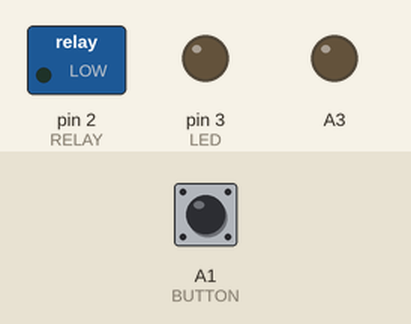
Simulated run of this sketch. Board: Arduino Uno, built with avr-gcc and run on an emulated ATmega328P. Shown: switched loads named in the sketch (green lamp = pin HIGH), output pins drawn as LEDs (lit = HIGH). Inputs (shaded band) come from the test bench; at power-on: A1 (BUTTON) HIGH. Sleep ends after the set time or at an interrupt; no radio packets arrive unless stated; what the sketch prints to the serial monitor is not drawn.

Above: at 4.1 s.
At 8.22 s:
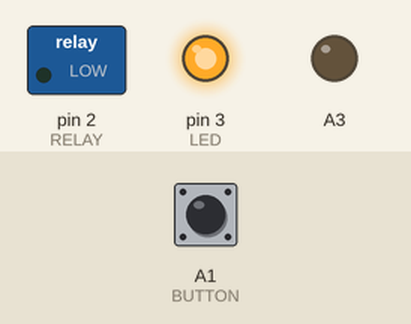
Timing chart, 0 to 10.7 s (numbered marks = the images above):
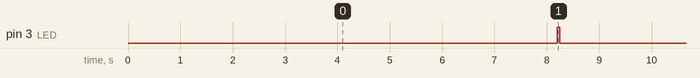

Measured:
- by itself, pin 3 (LED): alternates HIGH for 0.05 s and LOW for 8.1 s

The sketch:

spring.ino
```cpp
// (licence header left out)
#include <SPI.h>
#include <nRF24L01.h>
#include <RF24.h>
#include <avr/sleep.h>
#include <avr/wdt.h>
#include <avr/power.h>

#define LED 3
#define RELAY 2
#define BUTTON A1
#define HW685 A0

#define CE 9
#define CSN 10

bool DEBUG = 0;

RF24 radio(CE, CSN);

const byte address[6] = "13789";

const int DEBUG_FREQ = 5000;
const int BLINK_DUR = 50;
const int BLINK_FREQ = 1000;
const int N = 16;

unsigned long last_tx, last_blink;

// --- Sleep/WDT globals ---
volatile bool watchdogFired = false;
ISR(WDT_vect) { watchdogFired = true; }

const unsigned long SLEEP_CYCLES = 5400; // 12h / 8s
unsigned long sleepCounter = 0;

void setupWatchdog() {
  MCUSR = 0;
  WDTCSR |= (1 << WDCE) | (1 << WDE);   // enable config
  WDTCSR = (1 << WDIE) | (1 << WDP3) | (1 << WDP0); // 8s, interrupt mode
}

void goToSleep() {
  // Disable ADC
  ADCSRA &= ~(1 << ADEN);
  // Disable peripherals to save power
  power_adc_disable();
  power_spi_disable();
  power_twi_disable();
  power_timer0_disable();
  power_timer1_disable();
  power_timer2_disable();

  set_sleep_mode(SLEEP_MODE_PWR_DOWN);
  cli();
  sleep_enable();
  sleep_bod_disable(); // turn off brown-out detector
  sei();
  sleep_cpu();

  // --- wake up here ---
  sleep_disable();

  // Re-enable ADC & peripherals when awake
  power_all_enable();
  ADCSRA |= (1 << ADEN);
}

void setup() {
  Serial.begin(115200);

  Serial.println("Remote Spring Monitor - rev 1");
  Serial.println("https://www.mileshilliard.com");
  Serial.println("Copyright 2025 Miles Hilliard");

  pinMode(LED, OUTPUT);
  pinMode(RELAY, OUTPUT);
  pinMode(BUTTON, INPUT_PULLUP);
  pinMode(HW685, INPUT);

  pinMode(A3, OUTPUT);
  digitalWrite(A3, LOW);  // enable button functionality (v-gnd)

  // Set unused pins to INPUT_PULLUP to avoid floating
  uint8_t unusedPins[] = {4, 5, 6, 7, 8};
  for (uint8_t i = 0; i < sizeof(unusedPins); i++) {
    pinMode(unusedPins[i], INPUT_PULLUP);
  }

  if (digitalRead(BUTTON) == LOW) {
    DEBUG = 1;
  }

  Serial.print("Radio begin...");
  radio.begin();
  radio.openWritingPipe(address);
  radio.setPALevel(RF24_PA_MAX);
  radio.setChannel(76);
  radio.setDataRate(RF24_250KBPS);
  radio.setCRCLength(RF24_CRC_16);
  radio.enableDynamicPayloads();
  radio.enableAckPayload();
  radio.setRetries(5, 15);
  radio.setAutoAck(true);
  radio.stopListening();
  Serial.println("ok");

  if (DEBUG) {
    debug_init();
  }

  setupWatchdog();
}

void loop() {
  if (!DEBUG) {
    // Sleep loop
    if (sleepCounter >= SLEEP_CYCLES) {
      sleepCounter = 0;

      // --- Wake task ---
      digitalWrite(LED, HIGH);
      radio.powerUp();
      int HW685_readings = read_sensor();
      radio.write(&HW685_readings, sizeof(HW685_readings));
      radio.powerDown();
      digitalWrite(LED, LOW);

    }

    watchdogFired = false;
    goToSleep();
    if (watchdogFired) {
      sleepCounter++;
      blink(BLINK_DUR);
    }

  } else {
    debug();
  }
}

void debug() {
  if ((millis() - last_tx) > DEBUG_FREQ) {
    last_tx = millis();

    int HW685_readings = read_sensor();
    radio.write(&HW685_readings, sizeof(HW685_readings));

    Serial.println("sent");
  }
}

void debug_init() {
  Serial.println("DEBUG MODE");
  digitalWrite(LED, HIGH);
}

void blink(int dur) {
  digitalWrite(LED, HIGH);
  delay(dur);
  digitalWrite(LED, LOW);
}

int read_sensor() {
  digitalWrite(RELAY, HIGH);  // turn on sensor
  delay(3000);                // let values stable.

  int accum_tx = 0;
  for (int i = 0; i < N; i++) {
    accum_tx += analogRead(HW685);
    delay(5);
  }

  digitalWrite(RELAY, LOW);
  return accum_tx;
}
```
